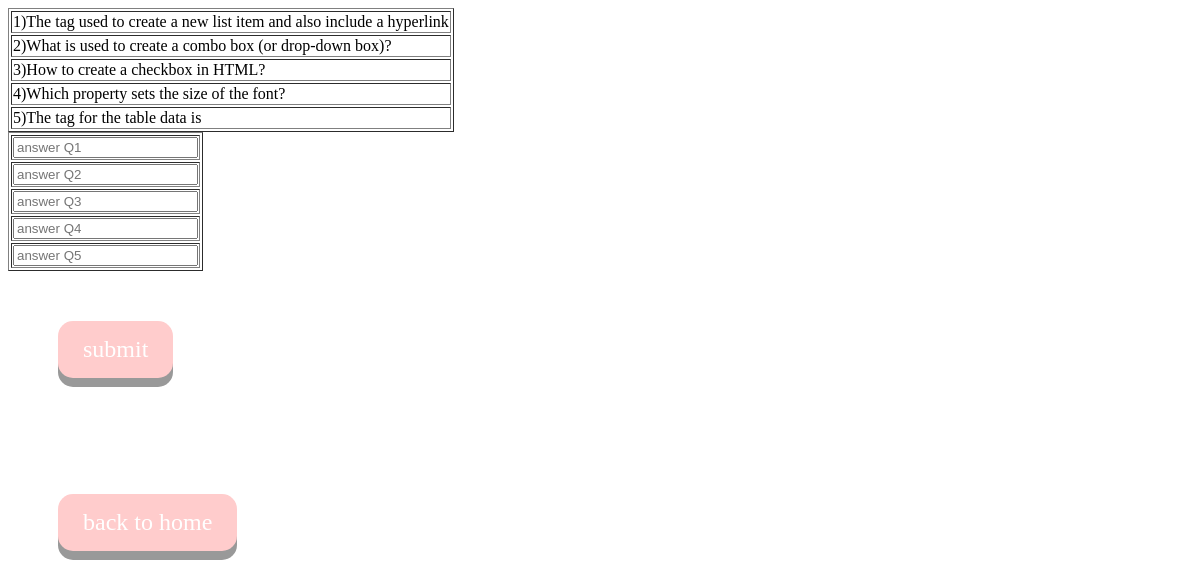
The page /advancedHTML.php on the database its author committed.
### tables this page shows
CREATE TABLE `htmlexam` (
  `questions` varchar(79) DEFAULT NULL,
  `answers` varchar(26) NOT NULL,
  `e_level` varchar(10) NOT NULL,
  `tt` int(11) NOT NULL
);

### advancedHTML.php (the view, shortened to what this page needs)
<?php
include("/Applications/MAMP/htdocs/Programer_Guide/php/dbConnection.php");
    $sql = mysqli_query($con,"SELECT questions FROM htmlexam WHERE e_level = 'htmladv' ORDER BY tt;");
        echo "<table border = '1' ";
        while($res = mysqli_fetch_array($sql))
        {
            echo "<tr>";
            echo "<td>".$res['questions']."</td> ";
            echo "</tr>";
        }
        echo "</table>";
?>
<!DOCTYPE html>
<html>
    <head>
    </head>
<body>
    <form action="<?php $_SERVER['PHP_SELF'] ?>" method="POST">
        <table  border="1" >
            <tr><td> <input type="text" name="q1" placeholder="answer Q1"> </td></tr>
            <tr><td> <input type="text" name="q2" placeholder="answer Q2"> </td></tr>
            <tr><td> <input type="text" name="q3" placeholder="answer Q3"> </td></tr>
            <tr><td> <input type="text" name="q4" placeholder="answer Q4"> </td></tr>
            <tr><td> <input type="text" name="q5" placeholder="answer Q5"> </td></tr>
        </table>
    <input type="submit" value="submit" class="button">
    </form>
    <form action="homePage.html" method="POST">
<input type="submit" value="back to home" class="button">
</form>
</body>
</html>

### advancedHTML.php (style rules this page uses)
body { background-image: url("imgs/kata-squidward.jpg"); background-size: cover; height: 100%vh; }
.button { padding: 15px 25px; font-family:Lucida Console; font-size: 24px; cursor: pointer; text-align: center; color: #fff; background-color:#ffcccc; border: none; border-radius: 15px; box-shadow: 0 9px #999; margin: 50px; }

### rows shown on the page
htmlexam: questions "1)The tag used to create a new list item and also include a hyperlink"
htmlexam: questions "2)What is used to create a combo box (or drop-down box)?"
htmlexam: questions "3)How to create a checkbox in HTML?"
htmlexam: questions "4)Which property sets the size of the font?"
htmlexam: questions "5)The tag for the table data is"
